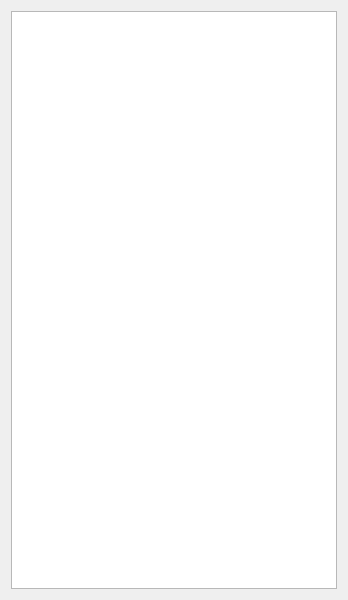
<?xml version="1.0" encoding="UTF-8"?>
<ui version="4.0">
 <class>Widget</class>
 <widget class="QWidget" name="Widget">
  <property name="geometry">
   <rect>
    <x>0</x>
    <y>0</y>
    <width>348</width>
    <height>600</height>
   </rect>
  </property>
  <property name="windowTitle">
   <string>Widget</string>
  </property>
  <layout class="QVBoxLayout" name="verticalLayout">
   <item>
    <widget class="QGraphicsView" name="graphicsView"/>
   </item>
  </layout>
 </widget>
 <resources/>
 <connections/>
</ui>
